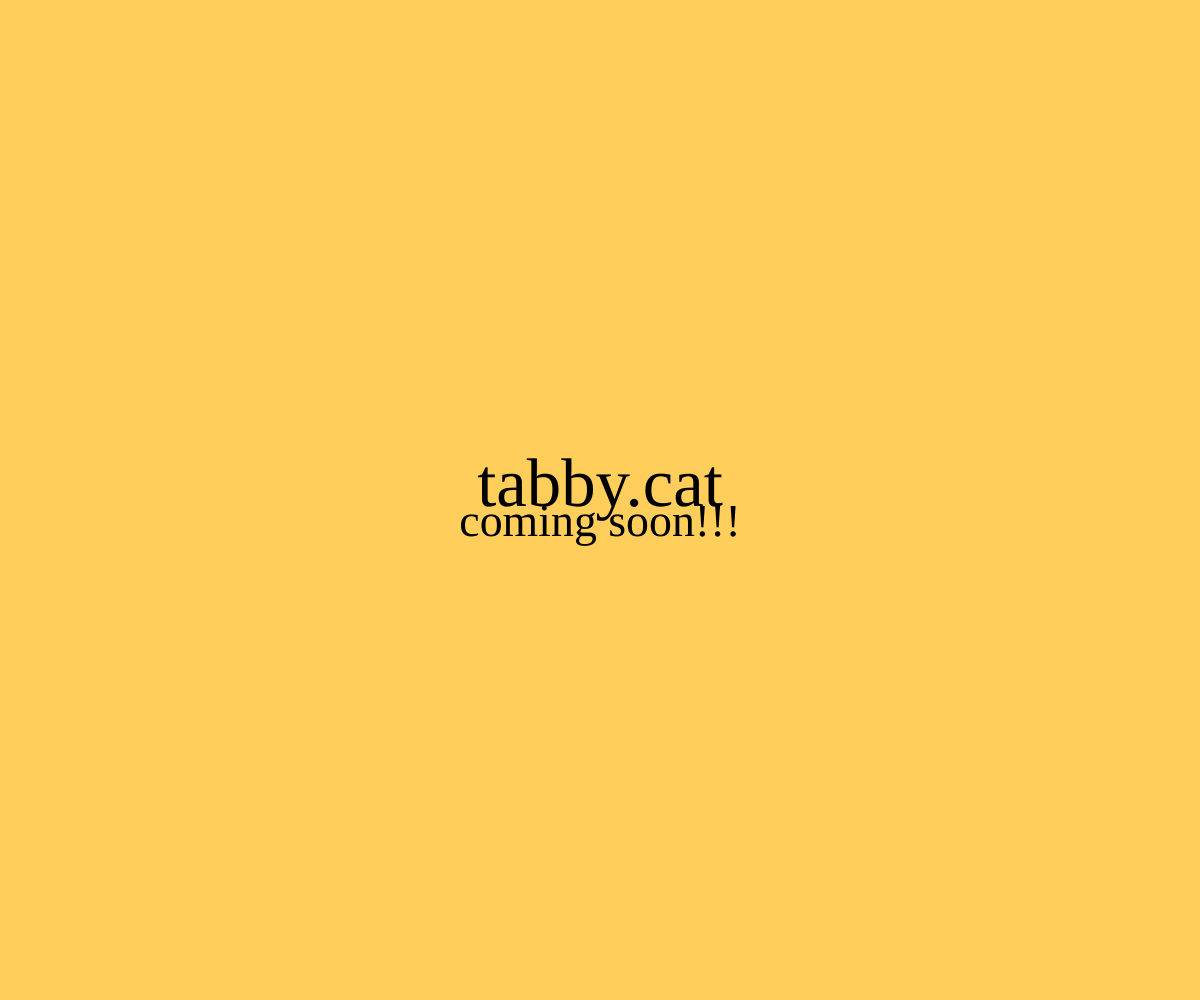
Frame 1 (no input)
Frame 60 (no input): identical to frame 1, image omitted
Frame 120 (the mouse pressed at the canvas centre since frame 60): identical to frame 1, image omitted

The p5.js sketch that drew this single still picture (run headless with seeded random() and noise() and a simulated clock; from frame 60 on, the mouse is pressed at the canvas centre):

// p5.js sketch
// ── sketch.js
function setup() {
createCanvas(windowWidth, windowHeight);
}

function draw() {
background(255, 206, 91);

textAlign(CENTER, CENTER);
textSize((width + height) / 32);

// Set the font to Jua
textFont('Jua');

text("tabby.cat", width / 2, height / 2 - 12);
textSize((width + height) / 48);
text("coming soon!!!", width / 2, height / 2 + 24);
}
  
// ── placements.html
<!DOCTYPE html>
<html>
<head>
    <title>Placements</title>
    <style>
        .room-item {
            position: absolute;
            /* Common styles for items can go here */
        }

        #door {
            top: 50%; 
            left: 10%; 
            transform: translateY(-50%);
        }

        #clock {
            top: 5%; 
            right: 20%;
        }

        #window {
            top: 30%; 
            left: 50%; 
            transform: translateX(-50%);
        }

        #table {
            bottom: 10%; 
            left: 40%;
        }

        #cat-bed {
            bottom: 5%; 
            right: 30%;
        }

        #shelves {
            top: 20%; 
            right: 10%;
        }

        /* Add more items with unique positions here */
    </style>
</head>
<body>
    <div id="room-container">
        <img class="room-item" id="door" src="door.png" alt="Door">
        <img class="room-item" id="clock" src="path/to/clock.jpg" alt="Clock">
        <img class="room-item" id="window" src="path/to/window.jpg" alt="Window">
        <img class="room-item" id="table" src="path/to/table.jpg" alt="Table">
        <img class="room-item" id="cat-bed" src="path/to/cat-bed.jpg" alt="Cat Bed">
        <img class="room-item" id="shelves" src="path/to/shelves.jpg" alt="Shelves">
        <!-- Add more items as needed -->
    </div>
</body>
</html>
